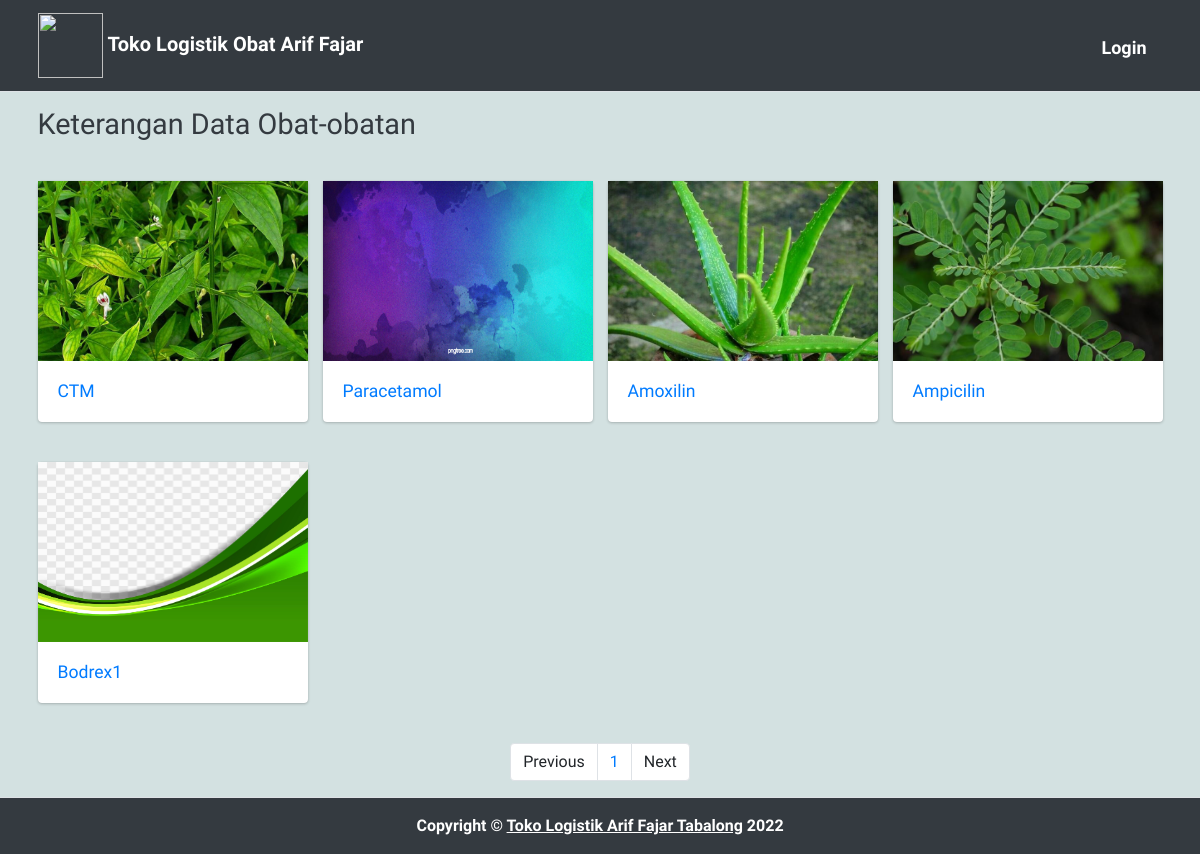
The page / on the database its author committed.
### tables this page shows
CREATE TABLE `stok_obat`  (
  `kode_obat` varchar(20) NOT NULL,
  `nama_obat` varchar(100) NULL DEFAULT NULL,
  `harga_pembelian` int(11) NULL DEFAULT NULL,
  `harga_jual` int(11) NULL DEFAULT NULL,
  `jenis_obat` varchar(20) NULL DEFAULT NULL,
  `gambar_obat` varchar(100) NULL DEFAULT NULL,
  `jumlah_stok` int(11) NULL DEFAULT NULL,
  `dosis_obat` varchar(50) NULL DEFAULT NULL,
  `ket_obat` text NULL,
  PRIMARY KEY (`kode_obat`) USING BTREE
);

### config/config.php (called while the page is built, shortened)
<?php
function base_url($url = null)
{
    $base_url = "http://localhost/toko-logistik-obat";
    if ($url != null) {
        return $base_url . "/" . $url;
    } else {
        return $base_url;
    }
}

### index.php (the view, shortened to what this page needs)
<?php
require_once 'config/config.php';
$batas         = 8;
$halaman       = isset($_GET['halaman']) ? (int)$_GET['halaman'] : 1;
$halaman_awal  = ($halaman > 1) ? ($halaman * $batas) - $batas : 0;
$previous      = $halaman - 1;
$next          = $halaman + 1;
$data          = $koneksi->query("SELECT * FROM stok_obat");
$jumlah_data   = mysqli_num_rows($data);
$total_halaman = ceil($jumlah_data / $batas);
$foto_obat  = $koneksi->query("SELECT * FROM stok_obat LIMIT $halaman_awal, $batas");
?>
<!DOCTYPE html>
<html lang="en">
<?php include_once 'template/public/head.php'; ?>
<body class="hold-transition layout-top-nav">
    <div class="wrapper">
        <?php include_once 'template/public/navbar.php'; ?>
        <div class="content-wrapper bg-cover">
            <div class="content-header">
                <div class="container">
                    <div class="row mb-4">
                        <div class="col-lg-12">
                            <h1 class="m-0 text-dark">Keterangan Data Obat-obatan</h1>
                        </div>
                    </div>
                </div>
            </div>
            <div class="content">
                <div class="container">
                    <div class="row">
                        <?php foreach ($foto_obat as $item) :
                        ?>
                            <div class="col-sm-3 col-xl-3 mb-4 ahover">
                                <a href="#" id="detail-obat" data-id="<?= $item['kode_obat'] ?>">
                                    <div class="card">
                                        <img class="card-img-top" src="<?= base_url('assets/gambar-obat/' . $item['gambar_obat']) ?>" style="height: 180px;">
                                        <div class="card-body">
                                            <h5 class="card-title text-gray-900"><?= $item['nama_obat'] ?></h5>
                                        </div>
                                    </div>
                                </a>
                            </div>
                        <?php endforeach ?>
                        <div class="col-sm-12">
                            <nav>
                                <ul class="pagination justify-content-center">
                                    <li class="page-item <?= $halaman < $total_halaman ? 'disabled' : '' ?>">
                                        <a class="page-link" <?php if ($halaman > 1) {
                                                                    echo "href='?halaman=$previous'";
                                                                } ?>>Previous</a>
                                    </li>
                                    <?php
                                    $url = explode('=', $_SERVER['REQUEST_URI']);
                                    $get_url = end($url);
                                    for ($x = 1; $x <= $total_halaman; $x++) {
                                    ?>
                                        <li class="page-item <?= $x == $get_url ? 'active' : '' ?>">
                                            <a class="page-link" href="?halaman=<?php echo $x ?>"><?php echo $x; ?></a>
                                        </li>
                                    <?php
                                    }
                                    ?>
                                    <li class="page-item <?= $halaman > 1 ? 'disabled' : '' ?>">
                                        <a class="page-link" <?php if ($halaman < $total_halaman) {
                                                                    echo "href='?halaman=$next'";
                                                                } ?>>Next</a>
                                    </li>
                                </ul>
                            </nav>
                        </div>
                    </div>
                </div>
            </div>
        </div>
        <?php include_once 'template/public/footer.php'; ?>
    </div>
</body>
</html>

### template/public/head.php (style rules this page uses)
.bg-cover { background-color: #D3E1E1; }

### rows shown on the page
stok_obat: gambar_obat (picture), nama_obat "CTM"
stok_obat: gambar_obat (picture), nama_obat "Paracetamol"
stok_obat: gambar_obat (picture), nama_obat "Amoxilin"
stok_obat: gambar_obat (picture), nama_obat "Ampicilin"
stok_obat: gambar_obat (picture), nama_obat "Bodrex1"
